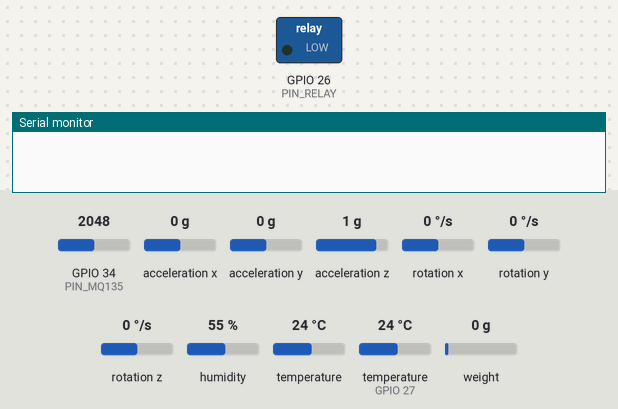
A sketch run on a simulated ESP32. On the bench: switched loads named in the sketch (green lamp = pin HIGH), the last lines printed to the serial monitor. The test bench sets the inputs (shaded band); at power-on: GPIO 34 (PIN_MQ135) = 2048, acceleration x 0 g, acceleration y 0 g, acceleration z 1 g, rotation x 0 °/s, rotation y 0 °/s, rotation z 0 °/s, humidity 55 %, temperature 24 °C, temperature (sensor on GPIO 27) 24 °C, weight on the scale 0 g (analog values on the 0–4095 scale). WiFi joins after 1.5 s; servers stay silent unless stated; uploads are accepted with an empty reply; the local clock reads 2024-03-15 10:24:30 at power-on unless the sketch sets it; storage starts empty; EEPROM starts erased.

Above: at 0.1 s.
At 32.1 s:
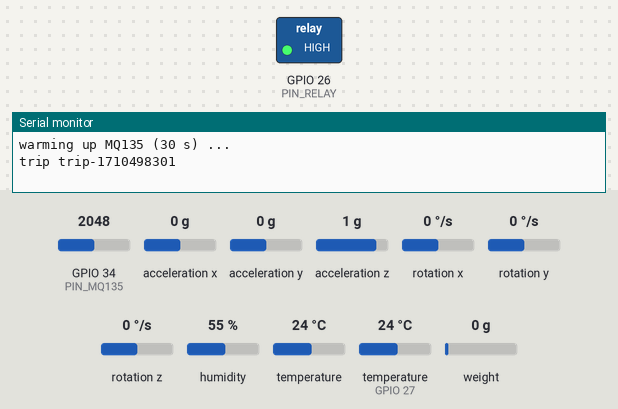
Timing chart, 0 to 33.6 s (numbered marks = the images above):
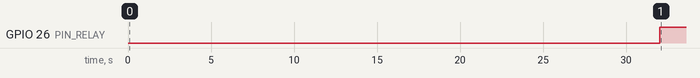

The sketch:

guardian.ino
```cpp
// Smart Produce Guardian firmware (ESP32).  NOT yet compiled or run on hardware: expect to fix pin/library details.
// Libraries (Library Manager): Adafruit MPU6050, Adafruit Unified Sensor, RTClib, DHT sensor library, HX711 (bogde), MFRC522, ArduinoJson v7.
//
// Design: every reading/event is appended to the SD card first; a sync step ships the backlog to the server in batches
// and only advances a cursor after the server answers 200. So Wi-Fi loss never loses data, and re-sends are harmless
// (the server ignores duplicates). Fan control runs locally against the last thresholds the server sent.
#include <WiFi.h>
#include <WiFiClientSecure.h>
#include <HTTPClient.h>
#include <Wire.h>
#include <SPI.h>
#include <SD.h>
#include <Preferences.h>
#include <ArduinoJson v7.h>
#include <Adafruit_MPU6050.h>
#include <RTClib.h>
#include <DHT.h>
#include <HX711.h>
#include <MFRC522.h>
#include "config.h"

Adafruit_MPU6050 mpu;  RTC_DS3231 rtc;  DHT dht(PIN_DHT, DHT22);  HX711 scale;  MFRC522 nfc(PIN_NFC_SS, PIN_NFC_RST);
Preferences prefs;

// thresholds (defaults match the server; replaced by every successful sync, persisted across reboots)
struct Th { float temp_watch=8, hum_watch=90, gas_watch=300, min_ms=50; } th;
const float G_FLOOR = 1.5f;            // start recording a candidate impact above this many g (server decides severity)
const uint32_t ENV_EVERY_MS = 2000, SYNC_EVERY_MS = 10000, BATCH_BYTES = 6000;

String trip;  bool fanOn = false;  float gasBaseline = 1;  float lastLoadKg = 0;
uint32_t lastEnv = 0, lastSync = 0;  uint64_t cursor = 0;

uint64_t nowMs() { return (uint64_t)rtc.now().unixtime() * 1000ULL + (millis() % 1000); }   // RTC second + sub-second from millis (approximate)

void logLine(char kind, const String& json) {          // "r{...}" = reading, "e{...}" = event
  File f = SD.open("/pending.ndj", FILE_APPEND);
  if (f) { f.print(kind); f.println(json); f.close(); } else Serial.println("SD write failed");
}

// ---------- sensing ----------
float gasIndex() {                                      // relative index: 100 = clean air measured at boot (not true ppm)
  long sum = 0; for (int i = 0; i < 8; i++) sum += analogRead(PIN_MQ135);
  return 100.0f * (sum / 8.0f) / gasBaseline;
}
void sampleEnv() {
  float t = dht.readTemperature(), h = dht.readHumidity();
  if (isnan(t) || isnan(h)) return;                     // skip a bad DHT read rather than log garbage
  float g = gasIndex();
  if (scale.is_ready()) lastLoadKg = scale.get_units(3);
  // local automation: works with no Wi-Fi. 0.5 C / 30 index hysteresis stops the relay chattering.
  if (t > th.temp_watch || h > th.hum_watch || g > th.gas_watch) fanOn = true;
  else if (t < th.temp_watch - 0.5f && h < th.hum_watch - 2 && g < th.gas_watch - 30) fanOn = false;
  digitalWrite(PIN_RELAY, fanOn ? HIGH : LOW);
  char buf[160];
  snprintf(buf, sizeof buf, "{\"ts\":%llu,\"temp\":%.1f,\"hum\":%.0f,\"gas\":%.0f,\"load\":%.1f,\"fan\":%d}", nowMs(), t, h, g, lastLoadKg, fanOn ? 1 : 0);
  logLine('r', buf);
}

// impact detector: a candidate starts when |a| exceeds G_FLOOR and ends when it falls back; peak + duration + trace are logged
bool inHit = false;  uint32_t hitStart = 0;  float hitPeak = 0;  uint8_t trace[13];  int traceN = 0;  uint32_t lastTr = 0;
void sampleImpact() {
  sensors_event_t a, g, temp;  mpu.getEvent(&a, &g, &temp);
  float mag = sqrtf(a.acceleration.x * a.acceleration.x + a.acceleration.y * a.acceleration.y + a.acceleration.z * a.acceleration.z) / 9.80665f;
  float dev = fabsf(mag - 1.0f);                        // deviation from resting 1 g
  uint32_t t = millis();
  if (!inHit && dev > G_FLOOR) { inHit = true; hitStart = t; hitPeak = dev; traceN = 0; lastTr = 0; }
  if (inHit) {
    if (dev > hitPeak) hitPeak = dev;
    if (traceN < 13 && t - lastTr >= 15) { trace[traceN++] = (uint8_t)min(255.0f, dev * 20); lastTr = t; }
    if (dev < G_FLOOR * 0.5f || t - hitStart > 2000) {  // hit over
      uint32_t dur = t - hitStart;  inHit = false;
      if (dur >= th.min_ms) {
        const char* type = hitPeak > 6 ? "drop" : hitPeak > 3 ? "jolt" : "impact";
        String j = "{\"kind\":\"handling\",\"ts\":" + String((unsigned long long)nowMs()) + ",\"g\":" + String(hitPeak, 1) + ",\"duration_ms\":" + dur +
                   ",\"type\":\"" + type + "\",\"load_kg\":" + String(lastLoadKg, 1) + ",\"trace\":[";
        for (int i = 0; i < traceN; i++) { if (i) j += ","; j += trace[i]; }
        logLine('e', j + "]}");
      }
    }
  }
}

void pollNfc() {
  if (!nfc.PICC_IsNewCardPresent() || !nfc.PICC_ReadCardSerial()) return;
  const char* stage = nullptr;
  for (const Tag& tg : TAGS) if (nfc.uid.size >= 4 && memcmp(nfc.uid.uidByte, tg.uid, 4) == 0) stage = tg.stage;
  if (stage) logLine('e', "{\"kind\":\"checkpoint\",\"tag\":\"" + String(stage) + "\",\"ts\":" + String((unsigned long long)nowMs()) + "}");
  else Serial.printf("unknown tag %02X:%02X:%02X:%02X\n", nfc.uid.uidByte[0], nfc.uid.uidByte[1], nfc.uid.uidByte[2], nfc.uid.uidByte[3]);
  nfc.PICC_HaltA();
}

// ---------- sync ----------
void loadCursor() { File f = SD.open("/cursor.txt"); if (f) { cursor = f.parseInt(); f.close(); } }
void saveCursor() { SD.remove("/cursor.txt"); File f = SD.open("/cursor.txt", FILE_WRITE); if (f) { f.print((unsigned long)cursor); f.close(); } }

void syncBacklog() {
  if (WiFi.status() != WL_CONNECTED) return;
  File f = SD.open("/pending.ndj");
  if (!f) return;
  if (cursor >= f.size()) { f.close(); SD.remove("/pending.ndj"); cursor = 0; saveCursor(); return; }
  f.seek(cursor);
  String readings, events;  uint64_t next = cursor;
  while (f.available() && readings.length() + events.length() < BATCH_BYTES) {
    String line = f.readStringUntil('\n');  next += line.length() + 1;  line.trim();
    if (line.length() < 3) continue;
    String& dst = (line[0] == 'r') ? readings : events;
    if (dst.length()) dst += ",";
    dst += line.substring(1);
  }
  f.close();
  String body = "{\"trip\":\"" + trip + "\",\"readings\":[" + readings + "],\"events\":[" + events + "]}";

  HTTPClient http;  WiFiClientSecure tls;  WiFiClient plain;
  bool https = String(SERVER_URL).startsWith("https");
  // if (https) tls.setCACert(ROOT_CA); else  <- use this once ROOT_CA is set; setInsecure() skips verification, test use only
  if (https) tls.setInsecure();
  if (!(https ? http.begin(tls, SERVER_URL) : http.begin(plain, SERVER_URL))) return;
  http.addHeader("Content-Type", "application/json");
  http.addHeader("x-device-key", DEVICE_KEY);
  http.setTimeout(8000);
  int code = http.POST(body);
  if (code == 200) {
    cursor = next;  saveCursor();
    JsonDocument doc;
    if (!deserializeJson(doc, http.getString())) {       // refresh thresholds so dashboard Settings reach the device
      JsonObject t = doc["thresholds"];
      if (!t.isNull()) {
        th.temp_watch = t["temp_watch"] | th.temp_watch;  th.hum_watch = t["hum_watch"] | th.hum_watch;
        th.gas_watch = t["gas_watch"] | th.gas_watch;     th.min_ms = t["min_ms"] | th.min_ms;
        prefs.putBytes("th", &th, sizeof th);
      }
    }
    Serial.printf("synced up to byte %lu\n", (unsigned long)cursor);
  } else Serial.printf("sync failed: HTTP %d (will retry)\n", code);   // 401 here = wrong DEVICE_KEY
  http.end();
}

void wifiKick() { if (WiFi.status() != WL_CONNECTED) WiFi.begin(WIFI_SSID, WIFI_PASS); }   // non-blocking; the loop never waits for Wi-Fi

// ---------- setup / loop ----------
void setup() {
  Serial.begin(115200);
  pinMode(PIN_RELAY, OUTPUT);  digitalWrite(PIN_RELAY, LOW);
  Wire.begin(PIN_SDA, PIN_SCL);
  if (!rtc.begin()) Serial.println("RTC missing");
  if (rtc.lostPower()) rtc.adjust(DateTime(F(__DATE__), F(__TIME__)));      // coarse fallback; refined by NTP below when online
  if (!mpu.begin(0x69)) Serial.println("MPU6050 missing (AD0 tied high? address 0x69)");
  mpu.setAccelerometerRange(MPU6050_RANGE_16_G);  mpu.setFilterBandwidth(MPU6050_BAND_260_HZ);
  dht.begin();  scale.begin(PIN_HX_DT, PIN_HX_SCK);  scale.set_scale(LOAD_SCALE);  scale.tare();
  SPI.begin(18, 19, 23);  nfc.PCD_Init();
  if (!SD.begin(PIN_SD_CS)) Serial.println("SD missing: data will NOT be buffered!");
  prefs.begin("guardian", false);  prefs.getBytes("th", &th, sizeof th);
  loadCursor();

  WiFi.mode(WIFI_STA);  wifiKick();
  analogReadResolution(12);
  Serial.println("warming up MQ135 (30 s) ...");  delay(30000);
  long s = 0; for (int i = 0; i < 32; i++) { s += analogRead(PIN_MQ135); delay(20); }
  gasBaseline = max(1.0f, s / 32.0f);
  if (WiFi.status() == WL_CONNECTED) { configTime(0, 0, "pool.ntp.org"); struct tm tmv; if (getLocalTime(&tmv, 3000)) rtc.adjust(DateTime(mktime(&tmv))); }
  DateTime n = rtc.now();  trip = "trip-" + String(n.unixtime());   // one trip id per power-up
  Serial.println("trip " + trip);
}

void loop() {
  uint32_t t = millis();
  sampleImpact();                                       // ~200 Hz
  if (t - lastEnv >= ENV_EVERY_MS) { lastEnv = t; sampleEnv(); pollNfc(); }
  if (t - lastSync >= SYNC_EVERY_MS) { lastSync = t; wifiKick(); syncBacklog(); }
  delay(5);
}
```

config.h
```cpp
#pragma once
// ---- fill these in (do not commit real values) ----
#define WIFI_SSID     "your-wifi-or-phone-hotspot"
#define WIFI_PASS     "your-wifi-password"
#define SERVER_URL    "http://192.168.1.50:3000/api/ingest"   // https:// also works, see ROOT_CA below
#define DEVICE_KEY    "pg_paste-the-key-from-the-dashboard"

// NFC tag UIDs (4 bytes each) placed at the loading bay, truck, market dock and drop-off.
// Read yours from the serial monitor: unknown tags are printed as "tag AA:BB:CC:DD".
struct Tag { uint8_t uid[4]; const char* stage; };
static const Tag TAGS[] = {
  {{0x00,0x00,0x00,0x01}, "load"},
  {{0x00,0x00,0x00,0x02}, "transit"},
  {{0x00,0x00,0x00,0x03}, "unload"},
  {{0x00,0x00,0x00,0x04}, "end"},
};

// Load cell: calibrate once with a known weight (scale = raw_delta / kg).
#define LOAD_SCALE    22000.0f

// For https:// servers paste the PEM of the CA that signed your certificate (Railway/Let's Encrypt: ISRG Root X1).
// static const char ROOT_CA[] = "-----BEGIN CERTIFICATE-----\n...\n-----END CERTIFICATE-----\n";

// ---- pins (ESP32 DevKit v1) ----
#define PIN_SDA 21        // MPU6050 (0x69: tie AD0 to 3.3V!) and DS3231 (0x68) share I2C
#define PIN_SCL 22
#define PIN_SD_CS 5       // SD + RC522 share VSPI: SCK 18, MISO 19, MOSI 23
#define PIN_NFC_SS 4
#define PIN_NFC_RST 16
#define PIN_DHT 27
#define PIN_MQ135 34      // must be ADC1 (32-39): ADC2 stops working while Wi-Fi is on. MQ135 AO is 0-5 V: use a 10k/20k divider.
#define PIN_RELAY 26
#define PIN_HX_DT 32
#define PIN_HX_SCK 33
```

Measured:
- by itself, GPIO 26 (PIN_RELAY): LOW → HIGH at 32.0 s
